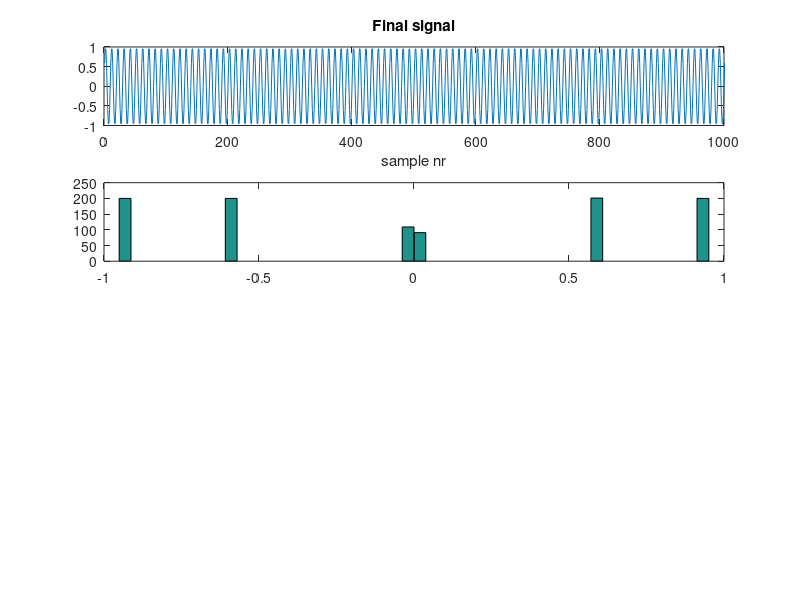

Source code (MATLAB): (Note: this script raises an error after producing the figure.)
clc; clear; close all;

offset = false;
noise = false;

%% Signal 
N = 1000;  % number of samples
fs = 1;  % sampling frequency

f = 0.1;  % signal frequency
f_max = 0.2;  % max possible frequency component in signal

dt = 1 / fs;  % sampling time
t = [0:dt:N * dt];  % time vector

% Define sine signal 
signal = sin(2*pi*f*[1:N+1]);

%%  Adding noise and/or offset
if offset == true
    signal = signal + 2;
end
if noise == true
    signal = signal + 0.25 * randn(1,N+1);
end

%% Analysis goal: 
% to obtain a clear estimation of each components by working only with the final signal
%% Analyse the final signal: stationary or non-stationary

% Stationarity is a property of a stochastic process. 
% A perfect sine wave is not a stochastic process. 
% Hence, it can't be stationary or non-stationary.

% Look at Plots: plot a run sequence plot to see anything with an obvious 
% trend or seasonal effects
figure(2);
subplot(411);
plot(signal);
xlim([0,N]);
title("Final signal");
xlabel("sample nr");

bins = 50

subplot(412);
hist(signal, bins);
title("Histogram: bins="+string(bins));

display("No trend, mean: " + string(mean(signal)));

% Summary Statistics: partition your data into intervals and check for 
% obvious or significant differences in summary statistics
winsize = floor(N/bins);
for i=1:bins-1
    i1 = i*winsize;
    i2 = (i+1)*winsize;
    m(i) = mean(signal(i1:i2));
    v(i) = var(signal(i1:i2));
end

subplot(413);
plot(m);
title("Windowed mean");
xlabel("bins");
xlim([0,bins]);

subplot(414);
plot(v);
title("Windowed variance");
xlabel("bins");
xlim([0,bins]);

figure(20);
plot(xcorr(signal,signal));
title("Autocorrelation");

%% Run a FFT analysis to get an idea of the frequency components. 
% Reflect on the results of this analysis
figure(3);
Y = fft(signal);

P2 = abs(Y/N);
P1 = P2(1:N/2+1);
P1(2:end-1) = 2*P1(2:end-1);

freq = fs*(0:(N/2))/N;
plot(freq,P1) 
title('Single-Sided Amplitude Spectrum of X(t)')
xlabel('f (Hz)')
ylabel('|P1(f)|')

xlim([0,f_max])
set(gca,'Xtick',0:2:f_max)

%% How to decide the window size if STFT or WT is going to be used?
% Window size should atleast be capturing the lowest freq. component

figure(4);
subplot(211);
wmin = fs / f;
stft(signal,fs,'Window',kaiser(wmin,5),'OverlapLength',wmin-1,'FFTLength',wmin);
ylim([0,f_max]);
set(gca,'Ytick',0:4:f_max)

subplot(212);
wmin = 4 * fs / f;
stft(signal,fs,'Window',kaiser(wmin,5),'OverlapLength',wmin-1,'FFTLength',wmin);
ylim([0,f_max]);
set(gca,'Ytick',0:4:f_max)

%%
figure(5);
cwt(signal,'bump',fs)

%%
%figure(6);
wvd(signal,fs);
ylim([0,30]);

%%
figure(7);
z = hilbert(signal);
instfrq = fs/(2*pi)*diff(unwrap(angle(z)));

plot(t(2:end),instfrq)
xlabel('Time (s)')
ylabel('Frequency (Hz)')
title("Instanteneous frequency");

% Instanteneous frequency
instfreq(signal,fs)

%% Which signal processing technique is best for your signal (FFT, STFT, WVT, WT, HT)? 
% CWT gives best result

%% Add an offset and repeat the analysis

%% Add white noise and repeat the analysis

%% Add a linearly time varying frequency component (frequency=kt)

%% Add an offset and white noise and repeat the analysis

%% Synthetic Signal Analysis with EMD and HT (HHT)
figure(11);
sift_num = 100; % 10
subplot(211);
imf = emd(signal,'Display',1, 'Interpolation','spline', 'SiftMaxIterations',sift_num);
hht(imf,fs,'FrequencyLimits',[0 f_max])

subplot(212);
imf = emd(signal,'Display',1, 'Interpolation','pchip', 'SiftMaxIterations',sift_num);
hht(imf,fs,'FrequencyLimits',[0 f_max])

emd(signal,'Display',1, 'Interpolation','spline', 'SiftMaxIterations',sift_num)
emd(signal,'Display',1, 'Interpolation','pchip', 'SiftMaxIterations',sift_num);






